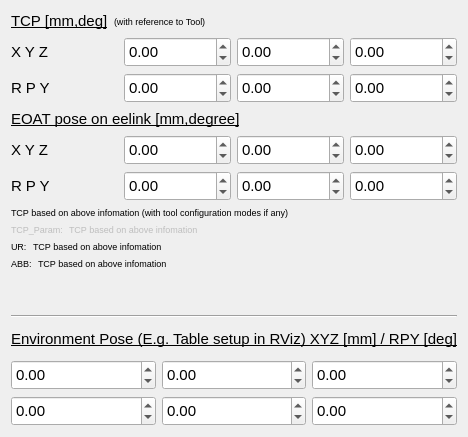
           <widget class="QWidget" name="tab_25">
            <attribute name="title">
             <string>Robot&amp;&amp;Env</string>
            </attribute>
            <layout class="QVBoxLayout" name="verticalLayout_34">
             <item>
              <layout class="QHBoxLayout" name="horizontalLayout_100">
               <item>
                <widget class="QLabel" name="label_122">
                 <property name="sizePolicy">
                  <sizepolicy hsizetype="Preferred" vsizetype="Fixed">
                   <horstretch>0</horstretch>
                   <verstretch>0</verstretch>
                  </sizepolicy>
                 </property>
                 <property name="font">
                  <font>
                   <pointsize>11</pointsize>
                   <underline>true</underline>
                  </font>
                 </property>
                 <property name="text">
                  <string>TCP [mm,deg]</string>
                 </property>
                </widget>
               </item>
               <item>
                <widget class="QLabel" name="label_130">
                 <property name="enabled">
                  <bool>true</bool>
                 </property>
                 <property name="sizePolicy">
                  <sizepolicy hsizetype="Minimum" vsizetype="Preferred">
                   <horstretch>0</horstretch>
                   <verstretch>0</verstretch>
                  </sizepolicy>
                 </property>
                 <property name="font">
                  <font>
                   <pointsize>7</pointsize>
                  </font>
                 </property>
                 <property name="text">
                  <string>(with reference to Tool)</string>
                 </property>
                </widget>
               </item>
               <item>
                <spacer name="horizontalSpacer_9">
                 <property name="orientation">
                  <enum>Qt::Horizontal</enum>
                 </property>
                 <property name="sizeHint" stdset="0">
                  <size>
                   <width>40</width>
                   <height>20</height>
                  </size>
                 </property>
                </spacer>
               </item>
              </layout>
             </item>
             <item>
              <layout class="QHBoxLayout" name="horizontalLayout_101">
               <item>
                <widget class="QLabel" name="label_123">
                 <property name="sizePolicy">
                  <sizepolicy hsizetype="Preferred" vsizetype="Fixed">
                   <horstretch>0</horstretch>
                   <verstretch>0</verstretch>
                  </sizepolicy>
                 </property>
                 <property name="font">
                  <font>
                   <pointsize>11</pointsize>
                  </font>
                 </property>
                 <property name="text">
                  <string>X Y Z</string>
                 </property>
                </widget>
               </item>
               <item>
                <widget class="QDoubleSpinBox" name="doubleSpinBox_robot_tcp_X">
                 <property name="minimumSize">
                  <size>
                   <width>0</width>
                   <height>30</height>
                  </size>
                 </property>
                 <property name="font">
                  <font>
                   <pointsize>11</pointsize>
                  </font>
                 </property>
                 <property name="styleSheet">
                  <string notr="true"/>
                 </property>
                 <property name="locale">
                  <locale language="English" country="UnitedStates"/>
                 </property>
                 <property name="decimals">
                  <number>2</number>
                 </property>
                 <property name="minimum">
                  <double>-9999.000000000000000</double>
                 </property>
                 <property name="maximum">
                  <double>9999.000000000000000</double>
                 </property>
                 <property name="value">
                  <double>0.000000000000000</double>
                 </property>
                </widget>
               </item>
               <item>
                <widget class="QDoubleSpinBox" name="doubleSpinBox_robot_tcp_Y">
                 <property name="minimumSize">
                  <size>
                   <width>0</width>
                   <height>30</height>
                  </size>
                 </property>
                 <property name="font">
                  <font>
                   <pointsize>11</pointsize>
                  </font>
                 </property>
                 <property name="styleSheet">
                  <string notr="true"/>
                 </property>
                 <property name="locale">
                  <locale language="English" country="UnitedStates"/>
                 </property>
                 <property name="decimals">
                  <number>2</number>
                 </property>
                 <property name="minimum">
                  <double>-9999.000000000000000</double>
                 </property>
                 <property name="maximum">
                  <double>9999.000000000000000</double>
                 </property>
                </widget>
               </item>
               <item>
                <widget class="QDoubleSpinBox" name="doubleSpinBox_robot_tcp_Z">
                 <property name="minimumSize">
                  <size>
                   <width>0</width>
                   <height>30</height>
                  </size>
                 </property>
                 <property name="font">
                  <font>
                   <pointsize>11</pointsize>
                  </font>
                 </property>
                 <property name="styleSheet">
                  <string notr="true"/>
                 </property>
                 <property name="locale">
                  <locale language="English" country="UnitedStates"/>
                 </property>
                 <property name="minimum">
                  <double>-9999.000000000000000</double>
                 </property>
                 <property name="maximum">
                  <double>9999.000000000000000</double>
                 </property>
                </widget>
               </item>
              </layout>
             </item>
             <item>
              <layout class="QHBoxLayout" name="horizontalLayout_102">
               <item>
                <widget class="QLabel" name="label_124">
                 <property name="sizePolicy">
                  <sizepolicy hsizetype="Preferred" vsizetype="Fixed">
                   <horstretch>0</horstretch>
                   <verstretch>0</verstretch>
                  </sizepolicy>
                 </property>
                 <property name="font">
                  <font>
                   <pointsize>11</pointsize>
                  </font>
                 </property>
                 <property name="text">
                  <string>R P Y</string>
                 </property>
                </widget>
               </item>
               <item>
                <widget class="QDoubleSpinBox" name="doubleSpinBox_robot_tcp_R_">
                 <property name="minimumSize">
                  <size>
                   <width>0</width>
                   <height>30</height>
                  </size>
                 </property>
                 <property name="font">
                  <font>
                   <pointsize>11</pointsize>
                  </font>
                 </property>
                 <property name="styleSheet">
                  <string notr="true"/>
                 </property>
                 <property name="locale">
                  <locale language="English" country="UnitedStates"/>
                 </property>
                 <property name="decimals">
                  <number>2</number>
                 </property>
                 <property name="minimum">
                  <double>-360.000000000000000</double>
                 </property>
                 <property name="maximum">
                  <double>360.000000000000000</double>
                 </property>
                 <property name="value">
                  <double>0.000000000000000</double>
                 </property>
                </widget>
               </item>
               <item>
                <widget class="QDoubleSpinBox" name="doubleSpinBox_robot_tcp_P_">
                 <property name="minimumSize">
                  <size>
                   <width>0</width>
                   <height>30</height>
                  </size>
                 </property>
                 <property name="font">
                  <font>
                   <pointsize>11</pointsize>
                  </font>
                 </property>
                 <property name="styleSheet">
                  <string notr="true"/>
                 </property>
                 <property name="locale">
                  <locale language="English" country="UnitedStates"/>
                 </property>
                 <property name="minimum">
                  <double>-360.000000000000000</double>
                 </property>
                 <property name="maximum">
                  <double>360.000000000000000</double>
                 </property>
                </widget>
               </item>
               <item>
                <widget class="QDoubleSpinBox" name="doubleSpinBox_robot_tcp_Y_">
                 <property name="minimumSize">
                  <size>
                   <width>0</width>
                   <height>30</height>
                  </size>
                 </property>
                 <property name="font">
                  <font>
                   <pointsize>11</pointsize>
                  </font>
                 </property>
                 <property name="styleSheet">
                  <string notr="true"/>
                 </property>
                 <property name="locale">
                  <locale language="English" country="UnitedStates"/>
                 </property>
                 <property name="minimum">
                  <double>-360.000000000000000</double>
                 </property>
                 <property name="maximum">
                  <double>360.000000000000000</double>
                 </property>
                </widget>
               </item>
              </layout>
             </item>
             <item>
              <layout class="QHBoxLayout" name="horizontalLayout_103">
               <item>
                <widget class="QLabel" name="label_125">
                 <property name="sizePolicy">
                  <sizepolicy hsizetype="Preferred" vsizetype="Fixed">
                   <horstretch>0</horstretch>
                   <verstretch>0</verstretch>
                  </sizepolicy>
                 </property>
                 <property name="font">
                  <font>
                   <pointsize>11</pointsize>
                   <underline>true</underline>
                  </font>
                 </property>
                 <property name="text">
                  <string>EOAT pose on eelink [mm,degree]</string>
                 </property>
                </widget>
               </item>
               <item>
                <spacer name="horizontalSpacer_10">
                 <property name="orientation">
                  <enum>Qt::Horizontal</enum>
                 </property>
                 <property name="sizeHint" stdset="0">
                  <size>
                   <width>40</width>
                   <height>20</height>
                  </size>
                 </property>
                </spacer>
               </item>
              </layout>
             </item>
             <item>
              <layout class="QHBoxLayout" name="horizontalLayout_104">
               <item>
                <widget class="QLabel" name="label_126">
                 <property name="sizePolicy">
                  <sizepolicy hsizetype="Preferred" vsizetype="Fixed">
                   <horstretch>0</horstretch>
                   <verstretch>0</verstretch>
                  </sizepolicy>
                 </property>
                 <property name="font">
                  <font>
                   <pointsize>11</pointsize>
                  </font>
                 </property>
                 <property name="text">
                  <string>X Y Z</string>
                 </property>
                </widget>
               </item>
               <item>
                <widget class="QDoubleSpinBox" name="doubleSpinBox_robot_eeX">
                 <property name="minimumSize">
                  <size>
                   <width>0</width>
                   <height>30</height>
                  </size>
                 </property>
                 <property name="font">
                  <font>
                   <pointsize>11</pointsize>
                  </font>
                 </property>
                 <property name="styleSheet">
                  <string notr="true"/>
                 </property>
                 <property name="locale">
                  <locale language="English" country="UnitedStates"/>
                 </property>
                 <property name="decimals">
                  <number>2</number>
                 </property>
                 <property name="minimum">
                  <double>-9999.000000000000000</double>
                 </property>
                 <property name="maximum">
                  <double>9999.000000000000000</double>
                 </property>
                 <property name="value">
                  <double>0.000000000000000</double>
                 </property>
                </widget>
               </item>
               <item>
                <widget class="QDoubleSpinBox" name="doubleSpinBox_robot_eeY">
                 <property name="minimumSize">
                  <size>
                   <width>0</width>
                   <height>30</height>
                  </size>
                 </property>
                 <property name="font">
                  <font>
                   <pointsize>11</pointsize>
                  </font>
                 </property>
                 <property name="styleSheet">
                  <string notr="true"/>
                 </property>
                 <property name="locale">
                  <locale language="English" country="UnitedStates"/>
                 </property>
                 <property name="decimals">
                  <number>2</number>
                 </property>
                 <property name="minimum">
                  <double>-9999.000000000000000</double>
                 </property>
                 <property name="maximum">
                  <double>9999.000000000000000</double>
                 </property>
                </widget>
               </item>
               <item>
                <widget class="QDoubleSpinBox" name="doubleSpinBox_robot_eeZ">
                 <property name="minimumSize">
                  <size>
                   <width>0</width>
                   <height>30</height>
                  </size>
                 </property>
                 <property name="font">
                  <font>
                   <pointsize>11</pointsize>
                  </font>
                 </property>
                 <property name="styleSheet">
                  <string notr="true"/>
                 </property>
                 <property name="locale">
                  <locale language="English" country="UnitedStates"/>
                 </property>
                 <property name="minimum">
                  <double>-9999.000000000000000</double>
                 </property>
                 <property name="maximum">
                  <double>9999.000000000000000</double>
                 </property>
                </widget>
               </item>
              </layout>
             </item>
             <item>
              <layout class="QHBoxLayout" name="horizontalLayout_105">
               <item>
                <widget class="QLabel" name="label_127">
                 <property name="sizePolicy">
                  <sizepolicy hsizetype="Preferred" vsizetype="Fixed">
                   <horstretch>0</horstretch>
                   <verstretch>0</verstretch>
                  </sizepolicy>
                 </property>
                 <property name="font">
                  <font>
                   <pointsize>11</pointsize>
                  </font>
                 </property>
                 <property name="text">
                  <string>R P Y</string>
                 </property>
                </widget>
               </item>
               <item>
                <widget class="QDoubleSpinBox" name="doubleSpinBox_robot_eeR_">
                 <property name="minimumSize">
                  <size>
                   <width>0</width>
                   <height>30</height>
                  </size>
                 </property>
                 <property name="font">
                  <font>
                   <pointsize>11</pointsize>
                  </font>
                 </property>
                 <property name="styleSheet">
                  <string notr="true"/>
                 </property>
                 <property name="locale">
                  <locale language="English" country="UnitedStates"/>
                 </property>
                 <property name="decimals">
                  <number>2</number>
                 </property>
                 <property name="minimum">
                  <double>-360.000000000000000</double>
                 </property>
                 <property name="maximum">
                  <double>360.000000000000000</double>
                 </property>
                 <property name="value">
                  <double>0.000000000000000</double>
                 </property>
                </widget>
               </item>
               <item>
                <widget class="QDoubleSpinBox" name="doubleSpinBox_robot_eeP_">
                 <property name="minimumSize">
                  <size>
                   <width>0</width>
                   <height>30</height>
                  </size>
                 </property>
                 <property name="font">
                  <font>
                   <pointsize>11</pointsize>
                  </font>
                 </property>
                 <property name="styleSheet">
                  <string notr="true"/>
                 </property>
                 <property name="locale">
                  <locale language="English" country="UnitedStates"/>
                 </property>
                 <property name="minimum">
                  <double>-360.000000000000000</double>
                 </property>
                 <property name="maximum">
                  <double>360.000000000000000</double>
                 </property>
                </widget>
               </item>
               <item>
                <widget class="QDoubleSpinBox" name="doubleSpinBox_robot_eeY_">
                 <property name="minimumSize">
                  <size>
                   <width>0</width>
                   <height>30</height>
                  </size>
                 </property>
                 <property name="font">
                  <font>
                   <pointsize>11</pointsize>
                  </font>
                 </property>
                 <property name="styleSheet">
                  <string notr="true"/>
                 </property>
                 <property name="locale">
                  <locale language="English" country="UnitedStates"/>
                 </property>
                 <property name="minimum">
                  <double>-360.000000000000000</double>
                 </property>
                 <property name="maximum">
                  <double>360.000000000000000</double>
                 </property>
                </widget>
               </item>
              </layout>
             </item>
             <item>
              <widget class="QLabel" name="label_7">
               <property name="enabled">
                <bool>true</bool>
               </property>
               <property name="font">
                <font>
                 <pointsize>7</pointsize>
                </font>
               </property>
               <property name="text">
                <string>TCP based on above infomation (with tool configuration modes if any)</string>
               </property>
              </widget>
             </item>
             <item>
              <layout class="QHBoxLayout" name="horizontalLayout_108">
               <item>
                <widget class="QLabel" name="label_129">
                 <property name="enabled">
                  <bool>false</bool>
                 </property>
                 <property name="sizePolicy">
                  <sizepolicy hsizetype="Minimum" vsizetype="Preferred">
                   <horstretch>0</horstretch>
                   <verstretch>0</verstretch>
                  </sizepolicy>
                 </property>
                 <property name="font">
                  <font>
                   <pointsize>7</pointsize>
                  </font>
                 </property>
                 <property name="text">
                  <string>TCP_Param:</string>
                 </property>
                </widget>
               </item>
               <item>
                <widget class="QLabel" name="label_robot_tcp_info_xyzrpy">
                 <property name="enabled">
                  <bool>false</bool>
                 </property>
                 <property name="sizePolicy">
                  <sizepolicy hsizetype="Expanding" vsizetype="Preferred">
                   <horstretch>0</horstretch>
                   <verstretch>0</verstretch>
                  </sizepolicy>
                 </property>
                 <property name="maximumSize">
                  <size>
                   <width>16777215</width>
                   <height>16777215</height>
                  </size>
                 </property>
                 <property name="font">
                  <font>
                   <pointsize>7</pointsize>
                  </font>
                 </property>
                 <property name="text">
                  <string>TCP based on above infomation</string>
                 </property>
                 <property name="wordWrap">
                  <bool>true</bool>
                 </property>
                </widget>
               </item>
              </layout>
             </item>
             <item>
              <layout class="QHBoxLayout" name="horizontalLayout_106">
               <item>
                <widget class="QLabel" name="label_12">
                 <property name="enabled">
                  <bool>true</bool>
                 </property>
                 <property name="sizePolicy">
                  <sizepolicy hsizetype="Minimum" vsizetype="Preferred">
                   <horstretch>0</horstretch>
                   <verstretch>0</verstretch>
                  </sizepolicy>
                 </property>
                 <property name="font">
                  <font>
                   <pointsize>7</pointsize>
                  </font>
                 </property>
                 <property name="text">
                  <string>UR:</string>
                 </property>
                </widget>
               </item>
               <item>
                <widget class="QLabel" name="label_robot_tcp_info_xyzrpy_UR">
                 <property name="enabled">
                  <bool>true</bool>
                 </property>
                 <property name="sizePolicy">
                  <sizepolicy hsizetype="Expanding" vsizetype="Preferred">
                   <horstretch>0</horstretch>
                   <verstretch>0</verstretch>
                  </sizepolicy>
                 </property>
                 <property name="font">
                  <font>
                   <pointsize>7</pointsize>
                  </font>
                 </property>
                 <property name="text">
                  <string>TCP based on above infomation</string>
                 </property>
                </widget>
               </item>
              </layout>
             </item>
             <item>
              <layout class="QHBoxLayout" name="horizontalLayout_107">
               <item>
                <widget class="QLabel" name="label_128">
                 <property name="enabled">
                  <bool>true</bool>
                 </property>
                 <property name="sizePolicy">
                  <sizepolicy hsizetype="Minimum" vsizetype="Preferred">
                   <horstretch>0</horstretch>
                   <verstretch>0</verstretch>
                  </sizepolicy>
                 </property>
                 <property name="font">
                  <font>
                   <pointsize>7</pointsize>
                  </font>
                 </property>
                 <property name="text">
                  <string>ABB:</string>
                 </property>
                </widget>
               </item>
               <item>
                <widget class="QLabel" name="label_robot_tcp_info_xyzquat_ABB">
                 <property name="enabled">
                  <bool>true</bool>
                 </property>
                 <property name="sizePolicy">
                  <sizepolicy hsizetype="Expanding" vsizetype="Preferred">
                   <horstretch>0</horstretch>
                   <verstretch>0</verstretch>
                  </sizepolicy>
                 </property>
                 <property name="font">
                  <font>
                   <pointsize>7</pointsize>
                  </font>
                 </property>
                 <property name="text">
                  <string>TCP based on above infomation</string>
                 </property>
                </widget>
               </item>
              </layout>
             </item>
             <item>
              <spacer name="verticalSpacer_13">
               <property name="orientation">
                <enum>Qt::Vertical</enum>
               </property>
               <property name="sizeHint" stdset="0">
                <size>
                 <width>20</width>
                 <height>40</height>
                </size>
               </property>
              </spacer>
             </item>
             <item>
              <widget class="Line" name="line_3">
               <property name="orientation">
                <enum>Qt::Horizontal</enum>
               </property>
              </widget>
             </item>
             <item>
              <widget class="QLabel" name="label_120">
               <property name="minimumSize">
                <size>
                 <width>0</width>
                 <height>30</height>
                </size>
               </property>
               <property name="font">
                <font>
                 <pointsize>11</pointsize>
                 <underline>true</underline>
                 <strikeout>false</strikeout>
                 <kerning>true</kerning>
                </font>
               </property>
               <property name="text">
                <string>Environment Pose (E.g. Table setup in RViz) XYZ [mm] / RPY [deg]</string>
               </property>
              </widget>
             </item>
             <item>
              <layout class="QHBoxLayout" name="horizontalLayout_88">
               <item>
                <widget class="QDoubleSpinBox" name="doubleSpinBox_env_X">
                 <property name="minimumSize">
                  <size>
                   <width>0</width>
                   <height>30</height>
                  </size>
                 </property>
                 <property name="font">
                  <font>
                   <pointsize>11</pointsize>
                  </font>
                 </property>
                 <property name="styleSheet">
                  <string notr="true"/>
                 </property>
                 <property name="locale">
                  <locale language="English" country="UnitedStates"/>
                 </property>
                 <property name="minimum">
                  <double>-99999.000000000000000</double>
                 </property>
                 <property name="maximum">
                  <double>99999.000000000000000</double>
                 </property>
                </widget>
               </item>
               <item>
                <widget class="QDoubleSpinBox" name="doubleSpinBox_env_Y">
                 <property name="minimumSize">
                  <size>
                   <width>0</width>
                   <height>30</height>
                  </size>
                 </property>
                 <property name="font">
                  <font>
                   <pointsize>11</pointsize>
                  </font>
                 </property>
                 <property name="styleSheet">
                  <string notr="true"/>
                 </property>
                 <property name="locale">
                  <locale language="English" country="UnitedStates"/>
                 </property>
                 <property name="minimum">
                  <double>-99999.000000000000000</double>
                 </property>
                 <property name="maximum">
                  <double>99999.000000000000000</double>
                 </property>
                </widget>
               </item>
               <item>
                <widget class="QDoubleSpinBox" name="doubleSpinBox_env_Z">
                 <property name="minimumSize">
                  <size>
                   <width>0</width>
                   <height>30</height>
                  </size>
                 </property>
                 <property name="font">
                  <font>
                   <pointsize>11</pointsize>
                  </font>
                 </property>
                 <property name="styleSheet">
                  <string notr="true"/>
                 </property>
                 <property name="locale">
                  <locale language="English" country="UnitedStates"/>
                 </property>
                 <property name="minimum">
                  <double>-99999.000000000000000</double>
                 </property>
                 <property name="maximum">
                  <double>99999.000000000000000</double>
                 </property>
                </widget>
               </item>
              </layout>
             </item>
             <item>
              <layout class="QHBoxLayout" name="horizontalLayout_97">
               <item>
                <widget class="QDoubleSpinBox" name="doubleSpinBox_env_R_">
                 <property name="minimumSize">
                  <size>
                   <width>0</width>
                   <height>30</height>
                  </size>
                 </property>
                 <property name="font">
                  <font>
                   <pointsize>11</pointsize>
                  </font>
                 </property>
                 <property name="styleSheet">
                  <string notr="true"/>
                 </property>
                 <property name="locale">
                  <locale language="English" country="UnitedStates"/>
                 </property>
                 <property name="minimum">
                  <double>-360.000000000000000</double>
                 </property>
                 <property name="maximum">
                  <double>360.000000000000000</double>
                 </property>
                </widget>
               </item>
               <item>
                <widget class="QDoubleSpinBox" name="doubleSpinBox_env_P_">
                 <property name="minimumSize">
                  <size>
                   <width>0</width>
                   <height>30</height>
                  </size>
                 </property>
                 <property name="font">
                  <font>
                   <pointsize>11</pointsize>
                  </font>
                 </property>
                 <property name="styleSheet">
                  <string notr="true"/>
                 </property>
                 <property name="locale">
                  <locale language="English" country="UnitedStates"/>
                 </property>
                 <property name="minimum">
                  <double>-360.000000000000000</double>
                 </property>
                 <property name="maximum">
                  <double>360.000000000000000</double>
                 </property>
                </widget>
               </item>
               <item>
                <widget class="QDoubleSpinBox" name="doubleSpinBox_env_Y_">
                 <property name="minimumSize">
                  <size>
                   <width>0</width>
                   <height>30</height>
                  </size>
                 </property>
                 <property name="font">
                  <font>
                   <pointsize>11</pointsize>
                  </font>
                 </property>
                 <property name="styleSheet">
                  <string notr="true"/>
                 </property>
                 <property name="locale">
                  <locale language="English" country="UnitedStates"/>
                 </property>
                 <property name="minimum">
                  <double>-360.000000000000000</double>
                 </property>
                 <property name="maximum">
                  <double>360.000000000000000</double>
                 </property>
                </widget>
               </item>
              </layout>
             </item>
            </layout>
           </widget>
